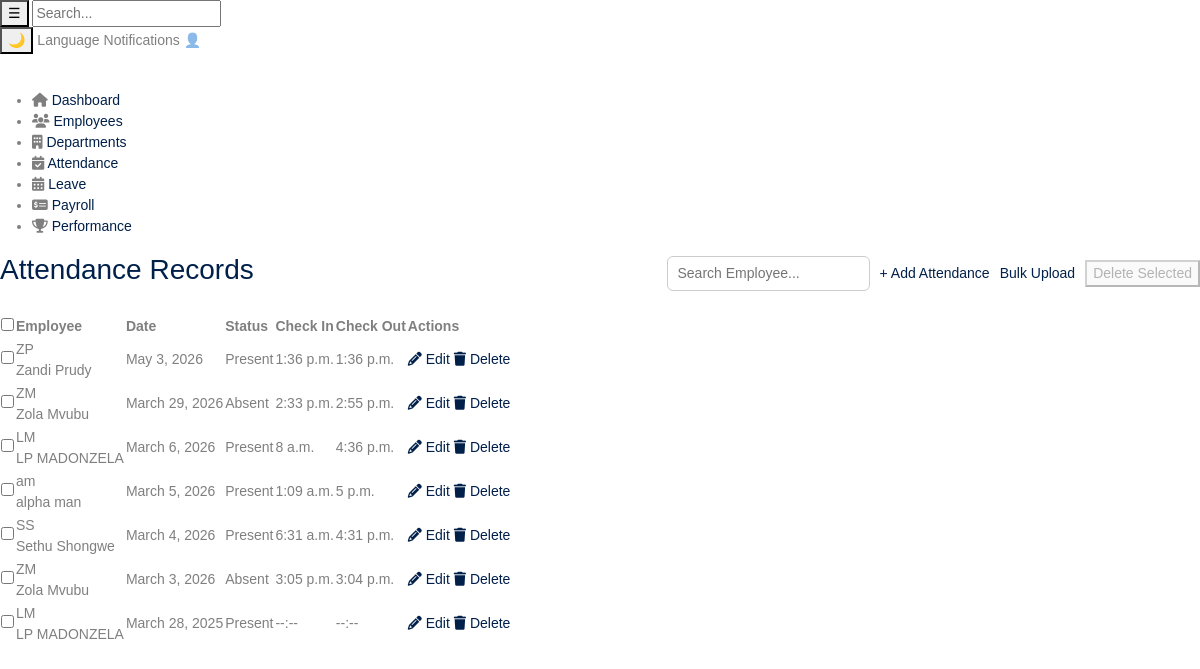
/hr/attendance/, run on an earlier commit of the app's database.
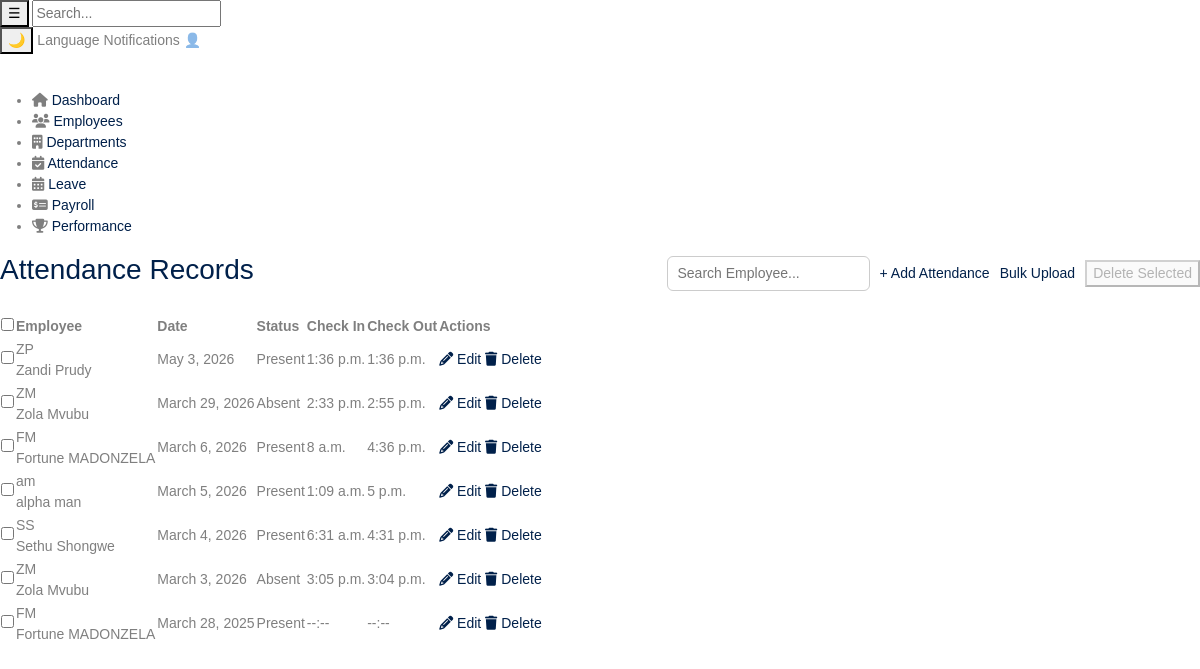
And on a later commit of the database.
### hr/models.py (models this page shows, shortened)
class Attendance(models.Model):
    employee = models.ForeignKey('employee.Employee', on_delete=models.CASCADE)
    date = models.DateField()
    status = models.CharField(max_length=20)

class Employee(models.Model):
    user = models.OneToOneField(User, on_delete=models.CASCADE)
    department = models.ForeignKey(Department, on_delete=models.CASCADE)
    first_name = models.CharField(max_length=50)
    last_name = models.CharField(max_length=50)
    email = models.EmailField(unique=True)
    role = models.ForeignKey(Role, on_delete=models.CASCADE)
    date_joined = models.DateField(auto_now_add=True)
    profile_picture = models.ImageField(upload_to='employee_profiles/', blank=True, null=True) #media/employee_profiles/
    contract_copy = models.FileField(upload_to='employee_contracts/', blank=True, null=True) #media/employee_contracts/

### hr/views.py (the view)
# urls.py: path('attendance/', Attendance_View.as_view(), name='attendance'),
class Attendance_View(View):
    def get(self, request):
        template = loader.get_template('hr/pages/attendance.html')
        today = timezone.now().date()
        recent_attendances = Attendance.objects.select_related(
            'employee__department'
        ).prefetch_related(
            'employee'
        ).filter(
            employee__isnull=False
        ).order_by('-date', '-created_at')[:50]
        total_employees = Employee.objects.count()
        present_today = Attendance.objects.filter(date=today, status='present').count()
        late_today = Attendance.objects.filter(date=today, status='late').count()
        absent_today = Attendance.objects.filter(date=today, status='absent').count()
        stats = {
            'present': present_today,
            'late': late_today,
            'absent': absent_today,
            'total': total_employees
        }
        context = {
            'recent_attendances': recent_attendances,
            'stats': stats,
            'today': today,
        }
        return HttpResponse(template.render(context, request))

### hr/templates/hr/pages/attendance.html (shortened to what this page needs)
{% extends 'hr/base/base.html' %}
{% load static %}
{% block content %}
<link rel="stylesheet" href="https://cdnjs.cloudflare.com/ajax/libs/font-awesome/6.5.0/css/all.min.css" />
<div class="table-header" style="display:flex; justify-content:space-between; align-items:center; margin-bottom:20px;">
    <h3>Attendance Records</h3>
    <div style="display:flex; gap:10px; align-items:center;">
        <input type="text" id="search-input" placeholder="Search Employee..." style="padding:6px 10px; border-radius:6px; border:1px solid #ccc;">
        <a href="{% url 'attendance_create' %}" class="btn-add-attendance">+ Add Attendance</a>
        <a href="{% url 'bulk_upload_attendance' %}" class="btn-add-attendance">Bulk Upload</a>
        <button id="delete-selected-btn" class="btn-delete-selected" disabled>Delete Selected</button>
    </div>
</div>
{% if recent_attendances %}
<form method="POST" id="bulk-delete-form" action="{% url 'attendance_bulk_delete' %}">
    <table class="attendance-table">
        <thead>
            <tr>
                <th><input type="checkbox" id="select-all"></th>
                <th>Employee</th>
                <th>Date</th>
                <th>Status</th>
                <th>Check In</th>
                <th>Check Out</th>
                <th>Actions</th>
            </tr>
        </thead>
        <tbody>
            {% for attendance in recent_attendances %}
            <tr>
                <td><input type="checkbox" class="select-record" name="selected_attendances" value="{{ attendance.id }}"></td>
                <td>
                    <div class="employee-info">
                        <div class="employee-avatar">{{ attendance.employee.first_name|slice:":1" }}{{ attendance.employee.last_name|slice:":1" }}</div>
                        <span class="employee-name">{{ attendance.employee.first_name }} {{ attendance.employee.last_name }}</span>
                    </div>
                </td>
                <td>{{ attendance.date }}</td>
                <td><span class="status {{ attendance.status }}">{{ attendance.status|title }}</span></td>
                <td>{{ attendance.check_in_time|default:"--:--" }}</td>
                <td>{{ attendance.check_out_time|default:"--:--" }}</td>
                <td class="actions">
                    <a href="{% url 'attendance_edit' attendance.id %}" class="btn-edit"><i class="fas fa-pencil-alt"></i> Edit</a>
                    <a href="{% url 'attendance_delete' attendance.id %}" class="btn-delete"><i class="fas fa-trash"></i> Delete</a>
                </td>
            </tr>
            {% endfor %}
        </tbody>
    </table>
</form>
{% else %}
<div class="no-data">
    <i class="fas fa-calendar-times"></i>
    <p>No attendance records found</p>
</div>
{% endif %}
{% endblock %}

What changed in the data, as far as the page shows it:
changed through a linked row, Attendance "March 6, 2026": employee.first_name "L" → "F"; employee.first_name "LP" → "Fortune"
changed through a linked row, Attendance "March 28, 2025": employee.first_name "L" → "F"; employee.first_name "LP" → "Fortune"
